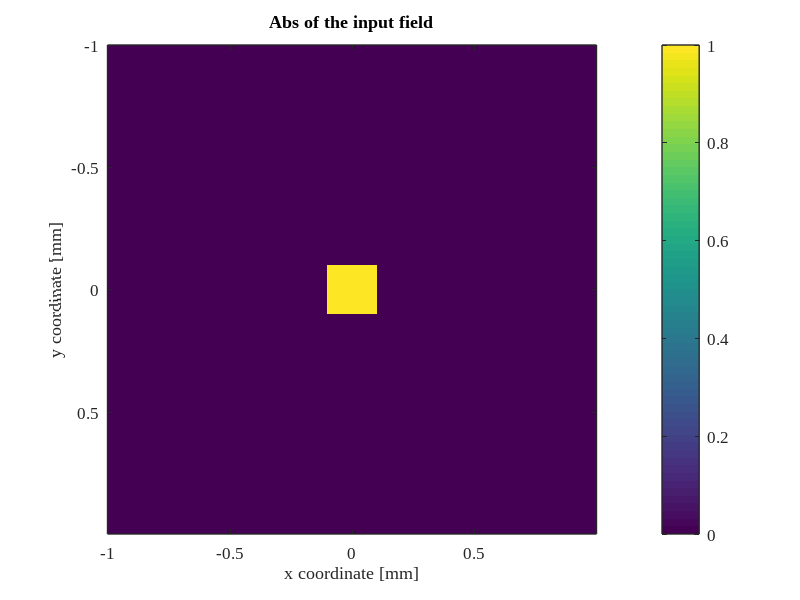
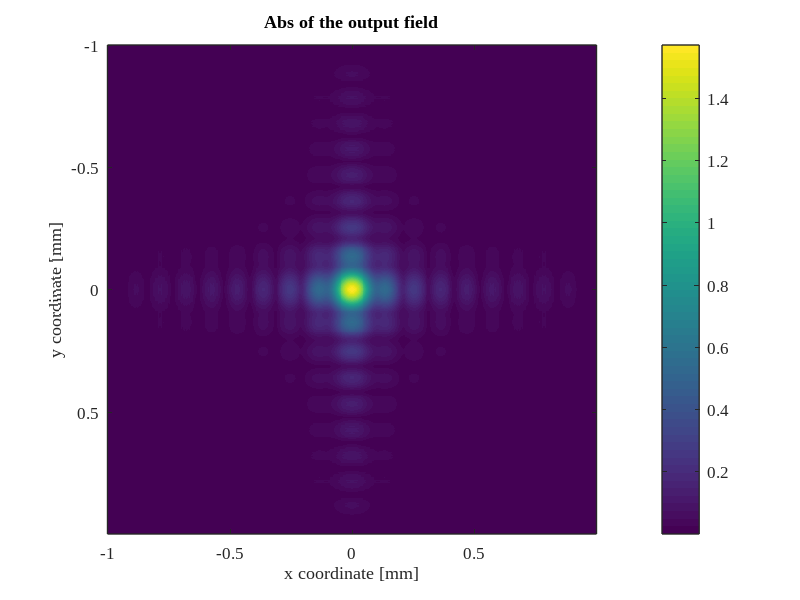
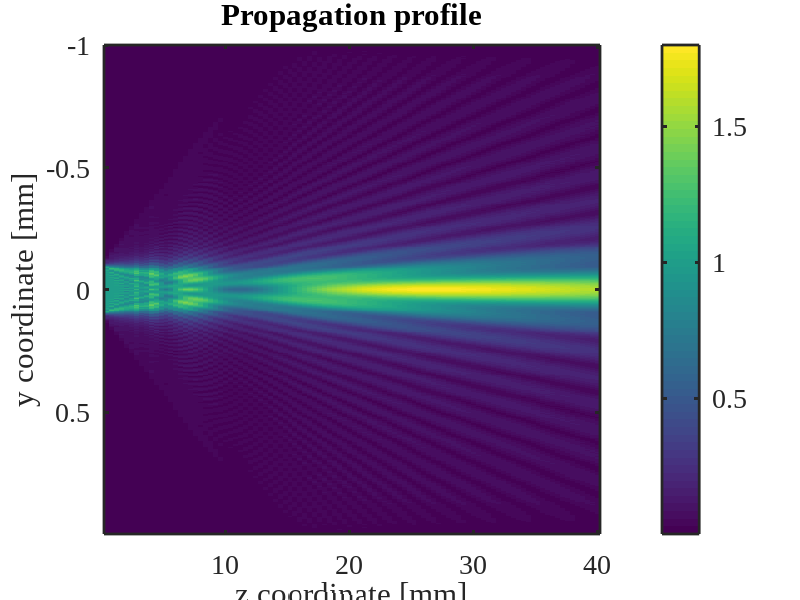

Write the MATLAB code that produced these figures, in order.
%% Split-step Fourier beam propagation method (SSF-BPM)

% For nonlinear propagation in linear or chi-3 media, according
% to the nonlinear Schrodinger equation (NLSE).

% To play with the code, you normally only need to edit the values or lines
% labeled with the following tag: <---### EDIT HERE ###

%% SETUP THE ENVIRONMENT AND DEFINE THE COMPUTATION WINDOW

clear all;	% clear all variables in current environment
close all;	% close all figures
clc

% Computation domain discretization
Nz       = 100;         % Number of steps in the z direction <---### EDIT HERE ###
Nx       = 512;         % x-direction size of computational grid
Ny       = Nx;          % x-direction size of computational grid. The computation domain is square


% Physical dimension of the computation space. Physical values are denoted with an underscore. The corresponding normalized value are written without underscore.
% We use SI units
Lx_ = 2e-3;     % width of the computation window [m]  <---### EDIT HERE ###
Ly_ = Lx_;		% height of the computation window [m] <---### EDIT HERE ###
Lz_ = 40e-3;    % propagation distance [m]             <---### EDIT HERE ###

n0_ = 1;        % linear refractive index of background    <---### EDIT HERE ###

lambda0_ = 532e-9;      % free space wavelength [m]        <---### EDIT HERE ###
delta_   = 1.0;			% normalization parameter (see documentation on SSF)
n2_      = 2.4e-19;	    % nonlinear coefficient [m2/W]     <---### EDIT HERE ###
V = zeros(Ny, Nx);      % Index potential. This correspond to the refractive index difference with respect to background
% for a homogeneous medium, V = 0. <---### EDIT HERE ###

%% SETUP THE SSF-BPM VARIABLES
% Normally, you shouldn't need to edit this section at all

% Physical constants
mu0 = 4.0e-7 * pi;       % free space magnetic permeability [Vs/Am]
c0  = 2.99792458e+8;     % free space light speed [m/s]

epsilon0 = 1.0 / (mu0 * c0^2);      % free space permittivity [As/Vm]
eta0     = sqrt(mu0 / epsilon0);    % free space impedance [ohm]

% Derived parameters
n2_el   = n0_ * n2_ / (2 * eta0);       % nonlinear refractive index [m2/V2]
k0_     = 2 * pi / lambda0_;			% free space wavenumber [m-1]
k_      = n0_ * k0_;                    % medium wavenumber [m-1]
lambda_ = lambda0_ / n0_;               % medium wavelength [m]

% Normalization coefficients
% The equation can be normalized to a dimensionless form
% spatial normalization factor in the x-y plane
spatial_transverse_scale = 1/(k0_ * sqrt(2 * n0_ *  delta_));
% spatial normalization factor in the z direction
spatial_longitudinal_scale = 1/(delta_ * k0_);

scale_ratio = spatial_longitudinal_scale/spatial_transverse_scale; % = sqrt(2*n0_/delta_)
% normalization factor for the electric field
field_scale = sqrt(delta_ / n2_el);

% ************* Normalized parameters *************
Lx = Lx_ / spatial_transverse_scale;             % normalized model width
Ly = Ly_ / spatial_transverse_scale;             % normalized model height
Lz = Lz_ / spatial_longitudinal_scale;           % normalized propagation distance
k  = 2*pi * spatial_transverse_scale / lambda_;  % normalized light k-vector

% ************ Numeric model parameters ***********
dx_ = Lx_/Nx;                       % normalized discretization step in x
dx  = Lx/Nx;                        % discretization step in x
x_  = dx_ * (-Nx/2:Nx/2-1);         % x dimension vector
x   = dx * (-Nx/2:Nx/2-1);          % normalized x dimension vector
dkx = 2*pi/Lx;                      % discretization in the spatial spectral domain along the y direction
kx  = dkx * [0:Nx/2-1, -Nx/2:-1];	% spatial frequencies vector in the x direction
% Note that we swap the left and right part of this vector because the FFT algorithm puts the
% low frequencies in the edges of the transformed vector and the high frequencies in the middle.
% There is a fftshift function that perform this swap in MATLAB. Here we prefer to redefine k so
% that we don't need to call fftshift everytime we use fft.

% We do the same in the y and z direction
dy  = Ly/Ny;
dy_ = Ly_/Ny;
y   = dy * (-Ny/2:Ny/2-1)';
y_  = dy_ * (-Ny/2:Ny/2-1)';
dky = 2*pi/Ly;
ky  = dky * [0:Ny/2-1 -Ny/2:-1]';

dz  = Lz/Nz;
dz_ = Lz_/Nz;
z   = dz * (1:Nz);
z_  = dz_ * (1:Nz);

% Here we create the spatial computation grid (physical and normalized)
[X_, Y_]    = meshgrid(x_, y_);
[Xz_, Z_]   = meshgrid(x_, z_);
[X, Y]      = meshgrid(x, y);
[Xz, Z]     = meshgrid(x, z);

% The same for the spatial frequencies domain
[Kx, Ky]    = meshgrid(kx, ky);

K2 = Kx.^2 + Ky.^2; % Here we define some variable so that we don't need to compute them again and again

%% LINEARITY, PARAXIAL APROXIMATION, BOUNDARY CONDITIONS

% Below, factor defining whether we want a medium that is linear (nonlinearity = 0), focusing (n2 > 0, nonlinearity = 1)
% or defocusing (n2 < 0, nonlinearity = -1).
nonlinearity = 0;   % Either -1 or 0 or 1 <---### EDIT HERE ###

% Variable that allows to switch between the paraxial (nonparaxial = 0) and nonparaxial (nonparaxial = 1) algorithm.
nonparaxial  = 0;   % <---### EDIT HERE ###

% For the side boundaries, if our field gets there, it will appear from
% other side due to periodic boundary condition from FFT. To prevent that,
% we can either make the computation window bigger if we have room in terms
% of time and computation power OR we can apply absorbing boundaries by
% lowering the intensity towords boundaries. However we have to do it
% smoothly, otherwise numerical reflections will appear and results would
% be messed-up. To do that, we will multiply the field at every step with a
% rectangular super gaussian function that is mostly 1 but goes to 0 
% towards boundaries in a smooth manner. 
% IF YOU WANT TO HAVE absorbing boundaries, set absorbing_boundary=1 below, 
% otherwise set it to 0.
absorbing_boundary = 1;
super_gaussian=exp(-((X_ / (0.85*Lx_/(2*sqrt(log(2)))) ).^20 + (Y_ / (0.85*Ly_/(2*sqrt(log(2)))) ).^20));
% figure,imagesc(super_gaussian)
%% DEFINITION OF INPUT FIELD
% Here, we define the complex input field either by generating here or
% loading from another file

I_ = 1e+10;                 % Peak intensity of the input beam [W/m2] <---### EDIT HERE ###
A_ = sqrt(2 * eta0 * I_);	% Peak field amplitude of the input beam [V/m]
A = A_ / field_scale;		% normalized peak field amplitude of the input beam

% Generate input field. Below, an example with Gaussian beam as the input
beam_fwhm_ = 0.05e-3;                        % <---### EDIT HERE ###
beam_scale_ = beam_fwhm_ / (2*sqrt(log(2)));
gaussian_beam = 1 .* exp(-(X_/beam_scale_).^2 - (Y_/beam_scale_).^2);
% figure, imagesc(abs(gaussian_beam)) ,colorbar

% Generate angle of the input beam. We do it by multiplying the input field 
% with a blazed grating
theta_x = 0  ;      % [degree] angle in x direction <---### EDIT HERE ###
theta_y = 0  ;      % [degree] angle in y direction <---### EDIT HERE ###
blazed_grating = exp(1i*2*pi/lambda_*(sind(theta_x)*X_+sind(theta_y)*Y_));

% Generate aperture for the input
rectangular_aperture = zeros(Nx,Ny);
width_x  = 200e-6;        % [m] <---### EDIT HERE ###
width_y  = 200e-6;        % [m]<---### EDIT HERE ###
x_shift = 0e-6;           % [m]<---### EDIT HERE ###
y_shift = 0e-6;           % [m]<---### EDIT HERE ###
rectangular_aperture(end/2+round(y_shift/Ly_*Ny)-round(width_y/Ly_/2*Ny)+1:end/2+round(y_shift/Ly_*Ny)+round(width_y/Ly_/2*Ny),end/2+round(x_shift/Lx_*Nx)-round(width_x/Lx_/2*Nx)+1:end/2+round(x_shift/Lx_*Nx)+round(width_x/Lx_/2*Nx))=1; 
% figure, imagesc(rectangular_aperture)


circular_aperture = zeros(Nx,Ny);
aperture_diameter  = 0;                % <---### EDIT HERE ###
circular_aperture(X_.^2+Y_.^2<=(aperture_diameter/2)^2)=1;
% figure, imagesc(circular_aperture)

% u is our input field. If you want to load a file, do not forget to assign it as u
% load('einsteins5x5');          % <---### EDIT & UNCOMMENT HERE ### if you want to load a input file
u = rectangular_aperture;        % <---### EDIT HERE ###

% Variables that allow us to monitor the progress of the algorithm.
progress_start = 0;
progress_diff = 100;
% Sometimes, the computation takes a long time (especially when you have a large discretized window)
% and you want to know how long it will take (i.e. if mankind will still exist when the computation ends).

% We declare this variable to monitor propagation (in the y-z plane)
fields = zeros(Nx,Ny,Nz);

% Assign the first step input value to be your input field
u0 = u;

%% PROPAGATION ROUTINE (CORE OF THE STORY)

% Now we are ready to propagate
tic         % to monitor how much time the propagation takes to simulate
count=0;
for index_z = 1:Nz
    count=count+1;
    if nonparaxial == 0
        % Paraxial code
        u1 = ifft2(fft2(u0) .* exp(-1i * K2 * 0.5 * dz));				% First linear half step
        u2 = u1 .* exp(1i * dz * (nonlinearity .* abs(u1).^2 + V));     % Nonlinear step
        u3 = ifft2(fft2(u2) .* exp(-1i * K2 * 0.5 * dz));				% Second linear step
    else
        % Nonparaxial code
        u1 = ifft2(fft2(u0) .* exp(-1i * K2 * 0.5 * dz * scale_ratio./ (k + sqrt(k^2 - K2))));
        u2 = u1 .* exp(1i * dz * (nonlinearity .* abs(u1).^2 + V));
        u3 = ifft2(fft2(u2) .* exp(-1i * K2 * 0.5 * dz * scale_ratio ./ (k + sqrt(k^2 - K2))));
    end
    
    % Monitor the progress
    % For MATLAB:
    fprintf('\nProgress: %f %% \n\n', progress_start + progress_diff * index_z / Nz);
    % For Octave:
    % printf('\nProgress: %f %% \n', progress_start + progress_diff * index_z / Nz)
    % fflush(stdout);
    
    % Get ready for the next step
    if absorbing_boundary==1
        u0 = u3.*super_gaussian;
    else
        u0 = u3;
    end
    
    fields(:,:,count)=u3;
end
toc
% Let's store the result in a variable with a more explicit name
output = u3;

%% DISPLAY RESULTS

% This monitors the physical input power of your beam
input_physical_power = n0_/(2 * eta0) * sum(sum(abs(u*field_scale).^2)) *dx_*dy_;

% Now you can plot your data (we convert the distances into millimeters for clearer display):

% Input object:
figure,
imagesc(1000*x_,1000*y_,abs(u))
set(colorbar,'FontName','Times New Roman','FontSize',12,'LineWidth',1)
set(gca,'FontName','Times New Roman','FontSize',12,'LineWidth',1)
xlabel('x coordinate [mm]')
ylabel('y coordinate [mm]')
title('Abs of the input field')
axis image
% Output field:
figure,imagesc(1000*x_,1000*y_,(abs(output)))
set(colorbar,'FontName','Times New Roman','FontSize',12,'LineWidth',1)
set(gca,'FontName','Times New Roman','FontSize',12,'LineWidth',1)
xlabel('x coordinate [mm]')
ylabel('y coordinate [mm]')
title('Abs of the output field')
axis image
%print(gcf,'output.png','-dpng','-r300');   % save image with 300 dpi resolution 

% Propagation profile in the middle of the transverse window:
profile=squeeze(fields(:,end/2,:));
figure,imagesc(1000*z_,1000*x_,abs(profile))
set(colorbar,'FontName','Times New Roman','FontSize',20,'LineWidth',2)
set(gca,'FontName','Times New Roman','FontSize',20,'LineWidth',2)
xlabel('z coordinate [mm]')
ylabel('y coordinate [mm]')
title('Propagation profile')
%print(gcf,'propagation.png','-dpng','-r300');    % save image with 300 dpi resolution 


%% MAKE YOUR OWN PROPAGATION MOVIE
% WAIT UNTIL the figure closes itself and you see that 'video is ready' line appears in the command window 
% to save the video
% vidObj = VideoWriter('propagation','MPEG-4');
% vidObj.FrameRate = 10;
% vidObj.Quality = 100;
% open(vidObj);
% 
% scrsz = get(0,'ScreenSize'); % get screen size of your computer
% figure('Position',scrsz,'MenuBar','none','ToolBar','none','resize','off') % fullscreen
% 
% for k=1:Nz
%     A=zeros(length(x_),length(z_));
%     A(1:length(x_)/4,k)=max(max(abs(profile)));
%     
%     subplot(2,1,1),imagesc(1000*x_' , 1000*y_',interp2(abs(fields(:,:,k)))), colorbar, caxis([min(min(abs(profile))) max(max(abs(profile)))])
%     xlabel('x coordinate [mm]')
%     ylabel('y coordinate [mm]')
%     title('Abs of the field in XY plane')
%     axis image
% 
%     subplot(2,1,2),imagesc(1000*z_' , 1000*x_', (abs(profile)+A)); colorbar, caxis([min(min(abs(profile))) max(max(abs(profile)))])
%     xlabel('z coordinate [mm]')
%     ylabel('y coordinate [mm]')
%     title('Abs of the field in YZ plane')
%   
%     pause(0.05)
%     frame = getframe(gcf);
%     writeVideo(vidObj,frame);  
% end
% close
% close(vidObj);
% fprintf('\nvideo is ready\n');